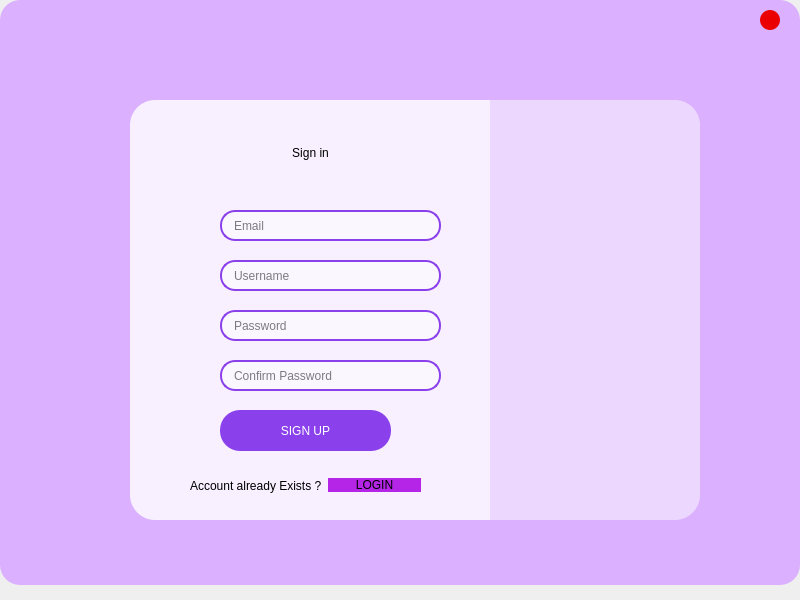
<?xml version="1.0" encoding="UTF-8"?>
<ui version="4.0">
 <class>Dialog</class>
 <widget class="QDialog" name="Dialog">
  <property name="geometry">
   <rect>
    <x>0</x>
    <y>0</y>
    <width>800</width>
    <height>600</height>
   </rect>
  </property>
  <property name="windowTitle">
   <string>Dialog</string>
  </property>
  <widget class="QLabel" name="label">
   <property name="geometry">
    <rect>
     <x>0</x>
     <y>0</y>
     <width>800</width>
     <height>585</height>
    </rect>
   </property>
   <property name="styleSheet">
    <string notr="true"> background-color: rgb(218, 176, 255);
border-radius:20px;</string>
   </property>
   <property name="text">
    <string/>
   </property>
   <property name="pixmap">
    <pixmap>../../../../Desktop/3949372.jpg</pixmap>
   </property>
   <property name="scaledContents">
    <bool>true</bool>
   </property>
  </widget>
  <widget class="QFrame" name="frame">
   <property name="geometry">
    <rect>
     <x>130</x>
     <y>100</y>
     <width>570</width>
     <height>420</height>
    </rect>
   </property>
   <property name="styleSheet">
    <string notr="true">QFrame
{
background-color: transparent;
}</string>
   </property>
   <property name="frameShape">
    <enum>QFrame::StyledPanel</enum>
   </property>
   <property name="frameShadow">
    <enum>QFrame::Raised</enum>
   </property>
   <widget class="QFrame" name="frame_2">
    <property name="geometry">
     <rect>
      <x>0</x>
      <y>0</y>
      <width>360</width>
      <height>420</height>
     </rect>
    </property>
    <property name="toolTipDuration">
     <number>0</number>
    </property>
    <property name="styleSheet">
     <string notr="true">QFrame{
background-color: rgb(255, 255, 255);
border-style: outset;
border-top-left-radius: 25px;
border-bottom-left-radius: 25px;
background:rgba(255,255,255,0.8);
}</string>
    </property>
    <property name="frameShape">
     <enum>QFrame::StyledPanel</enum>
    </property>
    <property name="frameShadow">
     <enum>QFrame::Raised</enum>
    </property>
    <widget class="QLabel" name="label_2">
     <property name="geometry">
      <rect>
       <x>0</x>
       <y>20</y>
       <width>361</width>
       <height>66</height>
      </rect>
     </property>
     <property name="styleSheet">
      <string notr="true">
font: 75 48pt &quot;Gabriola&quot;;
background:transparent;
color: rgb(0,0,0);</string>
     </property>
     <property name="text">
      <string>Sign in</string>
     </property>
     <property name="alignment">
      <set>Qt::AlignCenter</set>
     </property>
    </widget>
    <widget class="QPushButton" name="logbtn">
     <property name="geometry">
      <rect>
       <x>90</x>
       <y>310</y>
       <width>171</width>
       <height>41</height>
      </rect>
     </property>
     <property name="styleSheet">
      <string notr="true">QPushButton {
    color: rgb(255, 255, 255);
	font: 75 16pt &quot;Gabriola&quot;;
    border-radius: 20px;
    border-style: outset;
	background-color: rgb(138, 64, 234);
     
    padding: 5px;
    }

QPushButton:hover {
background-color: rgb(150, 70, 255);
    }

QPushButton:pressed {
    border-style: inset;
	background-color: rgb(109, 50, 185);
    }

</string>
     </property>
     <property name="text">
      <string>SIGN UP</string>
     </property>
     <property name="autoDefault">
      <bool>false</bool>
     </property>
     <property name="default">
      <bool>true</bool>
     </property>
    </widget>
    <widget class="QWidget" name="layoutWidget_2">
     <property name="geometry">
      <rect>
       <x>60</x>
       <y>360</y>
       <width>231</width>
       <height>51</height>
      </rect>
     </property>
     <layout class="QHBoxLayout" name="horizontalLayout_5">
      <item>
       <widget class="QLabel" name="label_8">
        <property name="styleSheet">
         <string notr="true">background:Transparent;
color: rgb(0,0,0);
font: 10pt &quot;Georgia&quot;;</string>
        </property>
        <property name="text">
         <string>Account already Exists ?</string>
        </property>
       </widget>
      </item>
      <item>
       <widget class="QPushButton" name="pushButton">
        <property name="styleSheet">
         <string notr="true">QPushButton {
    color: rgb(0, 0, 0);
	font: 10pt &quot;Gabriola&quot;;
    border-radius: 10px;
    border-style: outset;
	background-color: rgba(180, 37, 232, 255);
    }

QPushButton:hover {
background-color:rgb(198, 40, 255);
    }

QPushButton:pressed {
    border-style: inset;
	background-color: rgb(132, 26, 170);
    }
</string>
        </property>
        <property name="text">
         <string>LOGIN</string>
        </property>
       </widget>
      </item>
     </layout>
    </widget>
    <widget class="QLineEdit" name="name_2">
     <property name="geometry">
      <rect>
       <x>90</x>
       <y>110</y>
       <width>221</width>
       <height>31</height>
      </rect>
     </property>
     <property name="toolTipDuration">
      <number>-1</number>
     </property>
     <property name="styleSheet">
      <string notr="true">QLineEdit
{
font: 12pt &quot;Segoe UI&quot;;
border: 2px solid rgb(138, 64, 234);
border-radius: 15px; 
padding-left: 10px;
padding-right: 10px;
background:rgba(255,255,255,0.5);
color: rgb(0,0,0);
}
QLineEdit:hover
{
	border: 1px solid rgb(138, 64, 234);
}
QLineEdit:focus{
	border: 2px solid rgb(138, 64, 234);
	background:rgba(255,255,255,0.8);
}
</string>
     </property>
     <property name="text">
      <string/>
     </property>
     <property name="cursorPosition">
      <number>0</number>
     </property>
     <property name="placeholderText">
      <string>Email</string>
     </property>
    </widget>
    <widget class="QLineEdit" name="name">
     <property name="geometry">
      <rect>
       <x>90</x>
       <y>160</y>
       <width>221</width>
       <height>31</height>
      </rect>
     </property>
     <property name="toolTipDuration">
      <number>-1</number>
     </property>
     <property name="styleSheet">
      <string notr="true">QLineEdit
{
font: 14pt &quot;Segoe UI&quot;;
border: 2px solid rgb(138, 64, 234);
border-radius: 15px; 
padding-left: 10px;
padding-right: 10px;
background:rgba(255,255,255,0.5);
color: rgb(0,0,0);
}
QLineEdit:hover
{
	border: 1px solid rgb(138, 64, 234);
	font: 18pt &quot;High Tower Text&quot;;
}
QLineEdit:focus{
	border: 2px solid rgb(138, 64, 234);
	background:rgba(255,255,255,0.8);
}
</string>
     </property>
     <property name="text">
      <string/>
     </property>
     <property name="cursorPosition">
      <number>0</number>
     </property>
     <property name="placeholderText">
      <string>Username</string>
     </property>
    </widget>
    <widget class="QLineEdit" name="password">
     <property name="geometry">
      <rect>
       <x>90</x>
       <y>210</y>
       <width>221</width>
       <height>31</height>
      </rect>
     </property>
     <property name="styleSheet">
      <string notr="true">QLineEdit
{
font: 14pt &quot;Segoe UI&quot;;
border: 2px solid rgb(138, 64, 234);
border-radius: 15px; 
padding-left: 10px;
padding-right: 10px;
background:rgba(255,255,255,0.5);
color: rgb(0,0,0);
}
QLineEdit:hover
{
	border: 1px solid rgb(138, 64, 234);
	font: 18pt &quot;High Tower Text&quot;;
}
QLineEdit:focus{
	border: 2px solid rgb(138, 64, 234);
	background:rgba(255,255,255,0.8);
}
</string>
     </property>
     <property name="text">
      <string/>
     </property>
     <property name="placeholderText">
      <string>Password</string>
     </property>
    </widget>
    <widget class="QLineEdit" name="password_2">
     <property name="geometry">
      <rect>
       <x>90</x>
       <y>260</y>
       <width>221</width>
       <height>31</height>
      </rect>
     </property>
     <property name="styleSheet">
      <string notr="true">QLineEdit
{
font: 14pt &quot;Segoe UI&quot;;
border: 2px solid rgb(138, 64, 234);
border-radius: 15px; 
padding-left: 10px;
padding-right: 10px;
background:rgba(255,255,255,0.5);
color: rgb(0,0,0);
}
QLineEdit:hover
{
	border: 1px solid rgb(138, 64, 234);
	font: 18pt &quot;High Tower Text&quot;;
}
QLineEdit:focus{
	border: 2px solid rgb(138, 64, 234);
	background:rgba(255,255,255,0.8);
}
</string>
     </property>
     <property name="text">
      <string/>
     </property>
     <property name="placeholderText">
      <string>Confirm Password</string>
     </property>
    </widget>
    <widget class="QLabel" name="label_3">
     <property name="geometry">
      <rect>
       <x>40</x>
       <y>110</y>
       <width>28</width>
       <height>30</height>
      </rect>
     </property>
     <property name="styleSheet">
      <string notr="true">background:rgba(0,0,0,0);
 background-image: url(:/usedicon/images/used_icons/mail.png);
	background-repeat: no-reperat;
	background-position: center;</string>
     </property>
     <property name="text">
      <string/>
     </property>
     <property name="pixmap">
      <pixmap>:/newPrefix/icons/24x24/cil-envelope-open.png</pixmap>
     </property>
    </widget>
    <widget class="QLabel" name="label_4">
     <property name="geometry">
      <rect>
       <x>40</x>
       <y>160</y>
       <width>28</width>
       <height>30</height>
      </rect>
     </property>
     <property name="styleSheet">
      <string notr="true">background:rgba(0,0,0,0);
 background-image: url(:/usedicon/images/used_icons/user.png);
	background-repeat: no-reperat;
	background-position: center;</string>
     </property>
     <property name="text">
      <string/>
     </property>
     <property name="pixmap">
      <pixmap>:/newPrefix/icons/24x24/cil-user.png</pixmap>
     </property>
    </widget>
    <widget class="QLabel" name="label_6">
     <property name="geometry">
      <rect>
       <x>40</x>
       <y>210</y>
       <width>28</width>
       <height>30</height>
      </rect>
     </property>
     <property name="styleSheet">
      <string notr="true">background:rgba(0,0,0,0);
 background-image: url(:/usedicon/images/used_icons/password.png);
	background-repeat: no-reperat;
	background-position: center;</string>
     </property>
     <property name="text">
      <string/>
     </property>
     <property name="pixmap">
      <pixmap>:/newPrefix/icons/24x24/cil-lock-locked.png</pixmap>
     </property>
    </widget>
    <widget class="QLabel" name="label_7">
     <property name="geometry">
      <rect>
       <x>40</x>
       <y>260</y>
       <width>28</width>
       <height>30</height>
      </rect>
     </property>
     <property name="styleSheet">
      <string notr="true">background:rgba(0,0,0,0);
 background-image: url(:/usedicon/images/used_icons/password.png);
	background-repeat: no-reperat;
	background-position: center;</string>
     </property>
     <property name="text">
      <string/>
     </property>
     <property name="pixmap">
      <pixmap>:/newPrefix/icons/24x24/cil-lock-locked.png</pixmap>
     </property>
    </widget>
   </widget>
   <widget class="QFrame" name="frame_3">
    <property name="geometry">
     <rect>
      <x>360</x>
      <y>0</y>
      <width>210</width>
      <height>420</height>
     </rect>
    </property>
    <property name="styleSheet">
     <string notr="true">
border-style: outset;
border-top-right-radius: 25px;
border-bottom-right-radius: 25px;
background:rgba(255,255,255,0.5);</string>
    </property>
    <property name="frameShape">
     <enum>QFrame::StyledPanel</enum>
    </property>
    <property name="frameShadow">
     <enum>QFrame::Raised</enum>
    </property>
    <widget class="QLabel" name="label_5">
     <property name="geometry">
      <rect>
       <x>10</x>
       <y>110</y>
       <width>201</width>
       <height>200</height>
      </rect>
     </property>
     <property name="styleSheet">
      <string notr="true">background:rgba(0,0,0,0);
 background-image: url(:/usedicon/images/used_icons/logo.ico);
	background-repeat: no-reperat;
	background-position: center;</string>
     </property>
     <property name="text">
      <string/>
     </property>
     <property name="pixmap">
      <pixmap>Logo.png</pixmap>
     </property>
     <property name="scaledContents">
      <bool>true</bool>
     </property>
    </widget>
   </widget>
  </widget>
  <widget class="QFrame" name="frame_4">
   <property name="geometry">
    <rect>
     <x>0</x>
     <y>0</y>
     <width>800</width>
     <height>40</height>
    </rect>
   </property>
   <property name="styleSheet">
    <string notr="true">background-color: transparent;</string>
   </property>
   <property name="frameShape">
    <enum>QFrame::StyledPanel</enum>
   </property>
   <property name="frameShadow">
    <enum>QFrame::Raised</enum>
   </property>
   <widget class="QFrame" name="buttons_frame">
    <property name="geometry">
     <rect>
      <x>740</x>
      <y>0</y>
      <width>60</width>
      <height>40</height>
     </rect>
    </property>
    <property name="maximumSize">
     <size>
      <width>100</width>
      <height>40</height>
     </size>
    </property>
    <property name="styleSheet">
     <string notr="true"/>
    </property>
    <property name="frameShape">
     <enum>QFrame::StyledPanel</enum>
    </property>
    <property name="frameShadow">
     <enum>QFrame::Raised</enum>
    </property>
    <layout class="QHBoxLayout" name="horizontalLayout_9">
     <property name="spacing">
      <number>0</number>
     </property>
     <property name="leftMargin">
      <number>0</number>
     </property>
     <property name="topMargin">
      <number>0</number>
     </property>
     <property name="rightMargin">
      <number>0</number>
     </property>
     <property name="bottomMargin">
      <number>0</number>
     </property>
     <item>
      <widget class="QPushButton" name="close">
       <property name="maximumSize">
        <size>
         <width>20</width>
         <height>20</height>
        </size>
       </property>
       <property name="toolTip">
        <string>close</string>
       </property>
       <property name="styleSheet">
        <string notr="true">QPushButton {
    background-image: url(:/usedicon/images/used_icons/x.png);
	background-repeat: no-reperat;
	background-position: center;
    border-style: outset;
	background-color: rgb(234, 0, 0);
	border-radius:10px;
    }

QPushButton:hover {
background-color: rgb(168, 0, 0)
    }

QPushButton:pressed {
    border-style: inset;
	background-color:rgb(195, 0, 0)
    }</string>
       </property>
       <property name="text">
        <string/>
       </property>
      </widget>
     </item>
    </layout>
   </widget>
  </widget>
 </widget>
 <resources>
  <include location="../file.qrc"/>
 </resources>
 <connections/>
</ui>
